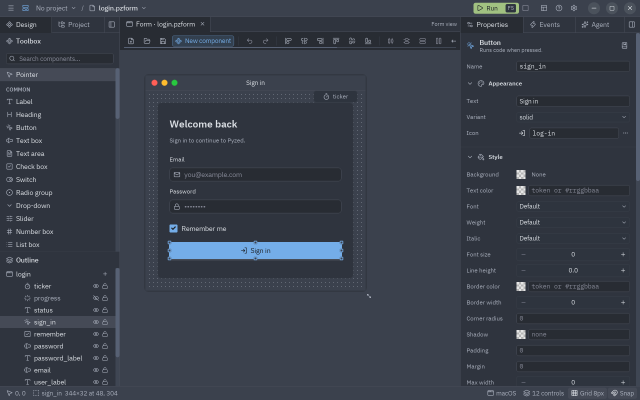
#> input picture tests/visual/references/designer.png, 1280 x 800 px, found by its file name (shown at 1/2 size)
$ python gen_og.py
#> lines starting #> are read from the running program, lines starting #| are printed output that depends on the picture; after the words box and inside, x2 and y2 are one past the last pixel; in counts of white or black regions, pixels touching at a corner belong together
"""Generate the 1200x630 social cards (Open Graph / Twitter) in docs/public/og/ and the app icons.

One card per site section and language, composed with Pillow from the screenshots already in
the docs. ``src/routeData.ts`` picks the card for each page from its slug.

    python docs/scripts/gen_og.py

Re-run it when the screenshots or the taglines change; the PNGs are committed.
"""

from __future__ import annotations

from pathlib import Path

from PIL import Image, ImageDraw, ImageFilter, ImageFont

DOCS = Path(__file__).resolve().parent.parent
OUT = DOCS / "public" / "og"
W, H = 1200, 630

# The brand's dark palette ("Graphite", assets/brand/tokens.json).
BG = (13, 14, 17)
BORDER = (42, 47, 57)
TEXT = (231, 233, 238)
MUTED = (154, 161, 174)
INDIGO = (139, 131, 255)
INDIGO_SOLID = (79, 70, 229)
AMBER = (245, 181, 71)
LED = (245, 165, 36)

BRAND = DOCS.parent / "assets" / "brand"
FONT_DIR = DOCS.parent / "assets" / "fonts"
FONTS = {
    "bold": [FONT_DIR / "IBMPlexSans-Bold.ttf", Path("/usr/share/fonts/truetype/dejavu/DejaVuSans-Bold.ttf")],
    "regular": [FONT_DIR / "IBMPlexSans-Regular.ttf", Path("/usr/share/fonts/truetype/dejavu/DejaVuSans.ttf")],
    "mono": [FONT_DIR / "IBMPlexMono-Medium.ttf", Path("/usr/share/fonts/truetype/dejavu/DejaVuSansMono.ttf")],
}


def font(kind: str, size: int) -> ImageFont.FreeTypeFont:
    for path in FONTS[kind]:
        if path.exists():
            return ImageFont.truetype(path, size)
    return ImageFont.load_default(size)


# key: (screenshot, {lang: (eyebrow, title, tagline)})
CARDS = {
    "default": ("screenshots/designer.png", {
        "en": ("Python desktop GUI framework", "Native desktop apps in pure Python",
               "Rendered by Rust (Iced) · Zed-style components · visual designer · Windows, macOS, Linux"),
        "es": ("Framework de GUI de escritorio para Python", "Apps de escritorio nativas en Python puro",
               "Renderizado en Rust (Iced) · componentes estilo Zed · diseñador visual · Windows, macOS, Linux"),
    }),
    "design": ("screenshots/designer-component.png", {
        "en": ("Pyzed Design", "Drag-and-drop visual designer for Python",
               "Draw forms and components, wire events to Python, run them with F5"),
        "es": ("Pyzed Design", "Diseñador visual de arrastrar y soltar para Python",
               "Dibuja formularios y componentes, conecta eventos a Python y ejecútalos con F5"),
    }),
    "library": ("screenshots/components-dark.png", {
        "en": ("Component library", "90+ Zed-style UI components",
               "Buttons, tables, trees, editors, charts, dialogs, palettes - with previews and code"),
        "es": ("Biblioteca de componentes", "Más de 90 componentes de UI estilo Zed",
               "Botones, tablas, árboles, editores, gráficos, diálogos y paletas, con vista previa y código"),
    }),
    "guides": ("src/assets/tutorials/effects.png", {
        "en": ("Guides", "Layout, styles, animation and effects",
               "Glow, bloom, glass, blur, themes, async, windows, packaging and testing"),
        "es": ("Guías", "Layout, estilos, animación y efectos",
               "Glow, bloom, glass, desenfoque, temas, async, ventanas, empaquetado y tests"),
    }),
    "tutorials": ("src/assets/tutorials/mini-editor.png", {
        "en": ("Tutorials", "Build real desktop apps step by step",
               "From a first window to a Zed-like code editor, in pure Python"),
        "es": ("Tutoriales", "Crea apps de escritorio reales paso a paso",
               "De una primera ventana a un editor de código como Zed, en Python puro"),
    }),
    "ai": ("screenshots/designer-agent.png", {
        "en": ("AI agents", "AI-native Python GUI development",
               "Agent panel, MCP server, llms.txt and pyzed.agents for model-powered apps"),
        "es": ("Agentes de IA", "Desarrollo de GUI en Python pensado para la IA",
               "Panel del agente, servidor MCP, llms.txt y pyzed.agents para apps con modelos"),
    }),
    "why": ("screenshots/designer-code.png", {
        "en": ("Why Pyzed", "A modern alternative to tkinter, Kivy and PyQt",
               "GPU-rendered, native, fast to start - built for a new generation of Python developers"),
        "es": ("Por qué Pyzed", "Una alternativa moderna a tkinter, Kivy y PyQt",
               "Renderizado por GPU, nativo y rápido, pensado para una nueva generación de desarrolladores"),
    }),
}


def wrap(draw: ImageDraw.ImageDraw, text: str, fnt, width: int) -> list[str]:
    lines, line = [], ""
    for word in text.split():
        trial = f"{line} {word}".strip()
        if draw.textlength(trial, font=fnt) <= width or not line:
            line = trial
        else:
            lines.append(line)
            line = word
    if line:
        lines.append(line)
    return lines


def logo(size: int) -> Image.Image:
    """The Pyzed app icon (assets/brand/app-icon-1024.png, made by scripts/brand.py) at ``size`` pixels."""
    return Image.open(BRAND / "app-icon-1024.png").convert("RGBA").resize((size, size), Image.LANCZOS)


def card(shot: str, eyebrow: str, title: str, tagline: str) -> Image.Image:
#> called with shot = 'screenshots/designer.png', eyebrow = 'Python desktop GUI framework', title = 'Native desktop apps in pure Python'
    im = Image.new("RGB", (W, H), BG)
    # The dotted grid of the designer's canvas, behind the screenshot.
    grid = ImageDraw.Draw(im)
    for gx in range(560, W, 24):
        for gy in range(8, H, 24):
            grid.ellipse([gx - 1, gy - 1, gx + 1, gy + 1], fill=(38, 42, 51))

    # Screenshot, tilted out of the right edge.
    src = Image.open(DOCS / shot).convert("RGB")
    sw = 760
    src = src.resize((sw, round(src.height * sw / src.width)), Image.LANCZOS)
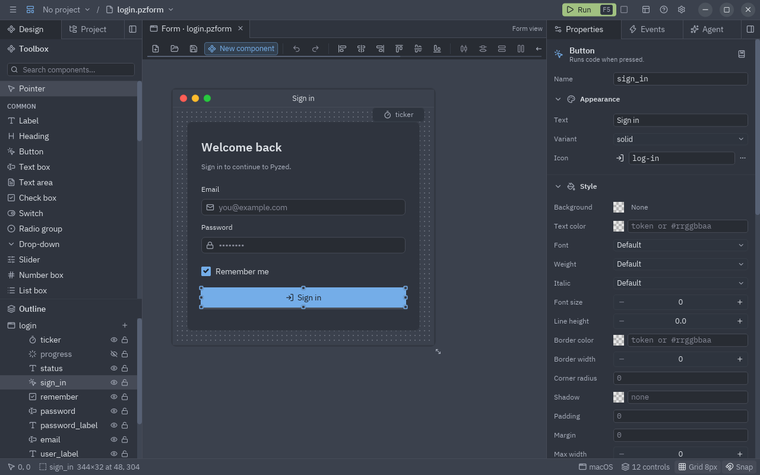
#> src: PIL image 760x475 RGB; mean R, G, B 55.4, 61.5, 72.5
    mask = Image.new("L", src.size, 0)
#> mask: PIL image 760x475 L; every value is 0
    ImageDraw.Draw(mask).rounded_rectangle([0, 0, src.width - 1, src.height - 1], radius=14, fill=255)
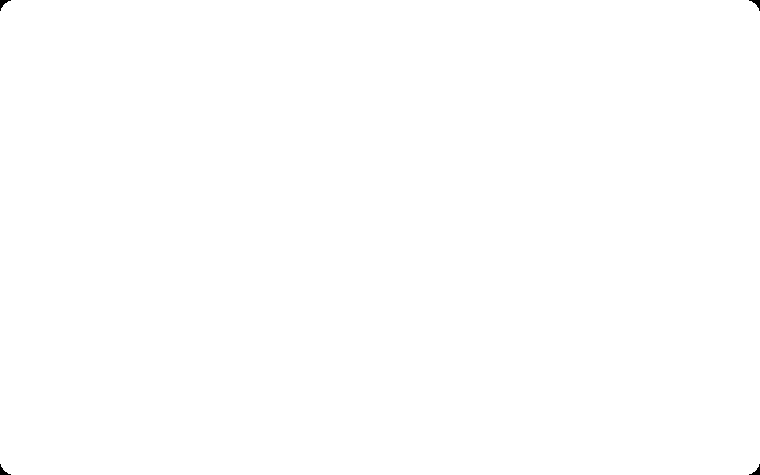
#> mask: PIL image 760x475 L; 99.9% white; 4 black regions, box (x1, y1, x2, y2) and area: (0, 0, 11, 11) 46, (749, 0, 760, 11) 46, (0, 464, 11, 475) 46, (749, 464, 760, 475) 46
    shadow = Image.new("L", (src.width + 80, src.height + 80), 0)
#> shadow: PIL image 840x555 L; every value is 0
    ImageDraw.Draw(shadow).rounded_rectangle([40, 50, src.width + 40, src.height + 50], radius=18, fill=170)
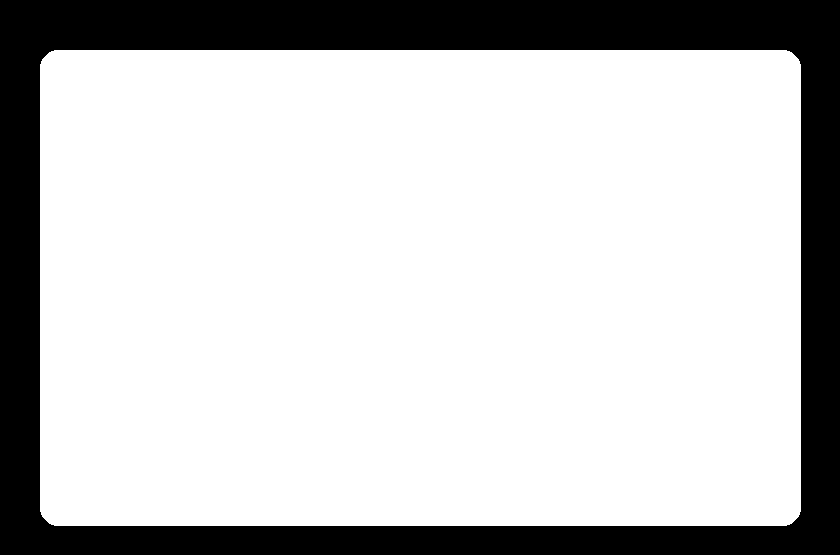
#> shadow: PIL image 840x555 L; values 0 (black) and 170 (white), 77.6% white; 1 black region, box (x1, y1, x2, y2) and area: (0, 0, 840, 555) 104260
    shadow = shadow.filter(ImageFilter.GaussianBlur(22))
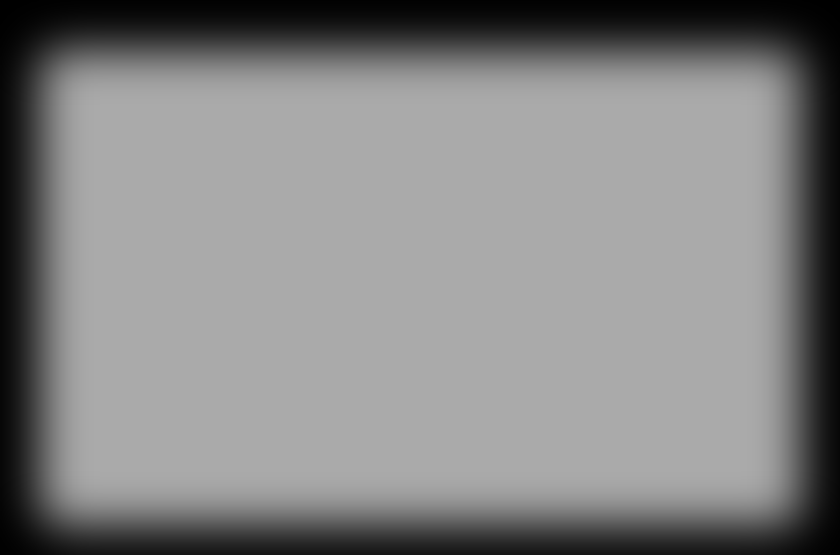
#> shadow: PIL image 840x555 L; min 0, max 170, mean 131.7
    x, y = 600, 205
    im.paste((0, 0, 0), (x - 40, y - 40), shadow)
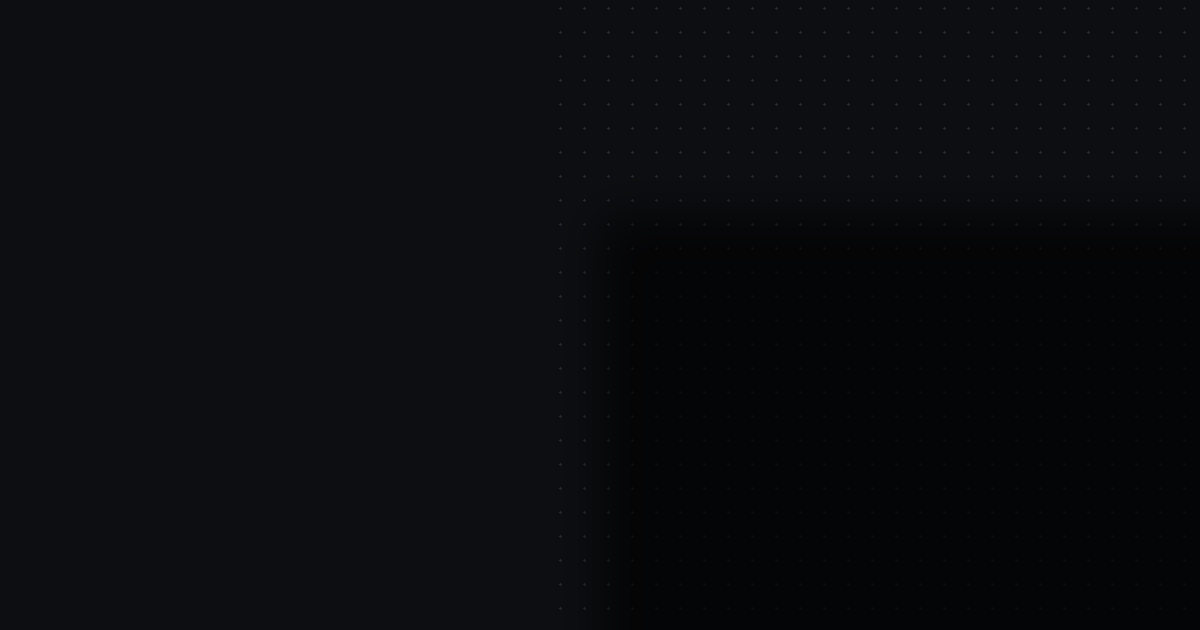
#> im: PIL image 1200x630 RGB; mean R, G, B 10.1, 11.1, 13.5
    border = Image.new("RGB", (src.width + 2, src.height + 2), BORDER)
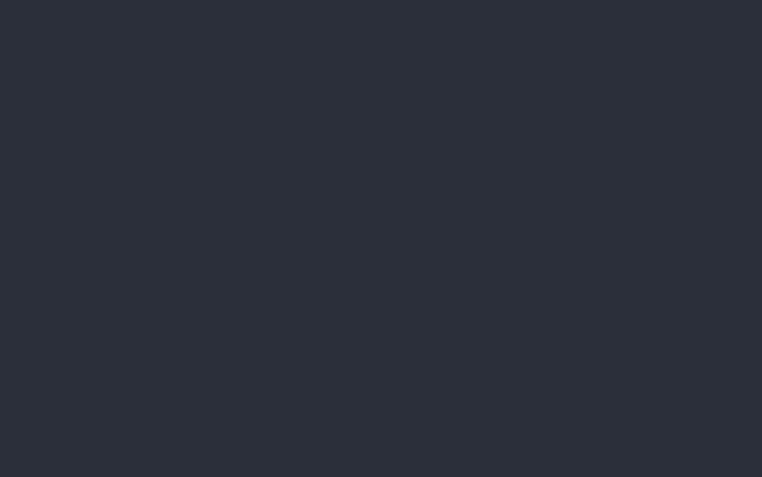
#> border: PIL image 762x477 RGB; mean R, G, B 42, 47, 57
    bmask = Image.new("L", border.size, 0)
#> bmask: PIL image 762x477 L; every value is 0
    ImageDraw.Draw(bmask).rounded_rectangle([0, 0, border.width - 1, border.height - 1], radius=15, fill=255)
#> bmask: PIL image 762x477 L; 99.9% white; 4 black regions, box (x1, y1, x2, y2) and area: (0, 0, 12, 12) 53, (750, 0, 762, 12) 53, (0, 465, 12, 477) 53, (750, 465, 762, 477) 53
    im.paste(border, (x - 1, y - 1), bmask)
    im.paste(src, (x, y), mask)
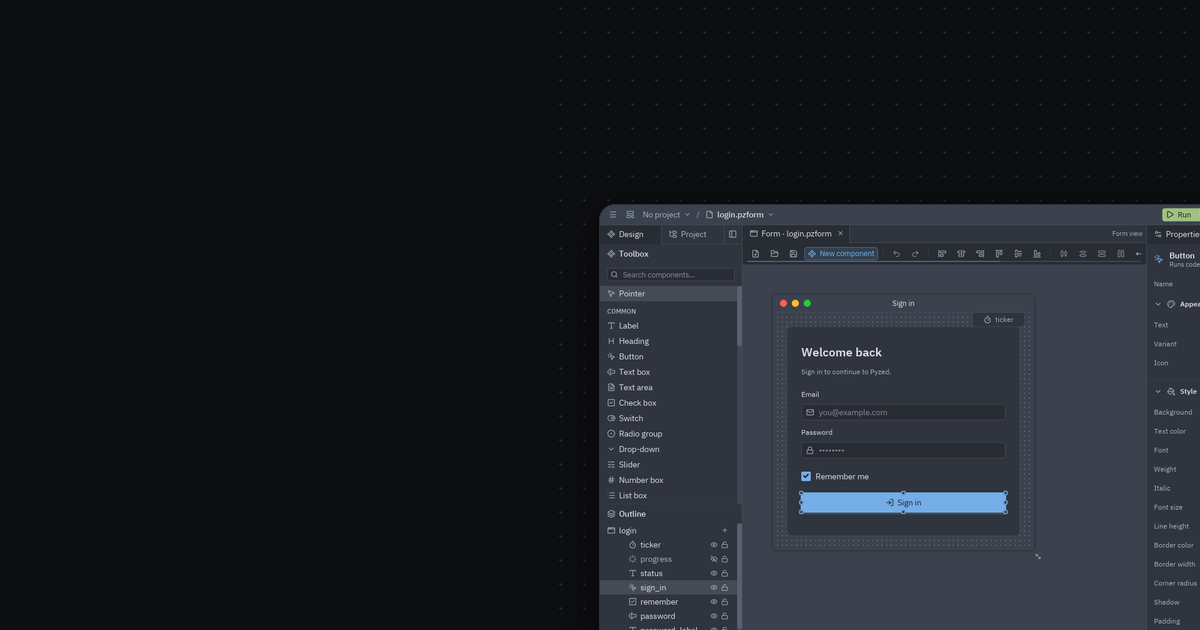
#> im: PIL image 1200x630 RGB; mean R, G, B 27.6, 30.4, 36.2

    d = ImageDraw.Draw(im)
    lg = logo(60)
    im.paste(lg, (64, 58), lg)
    d.text((140, 62), "pyzed", font=font("bold", 44), fill=TEXT)

    d.text((64, 170), eyebrow.upper(), font=font("mono", 19), fill=INDIGO)
    y = 206
    tf = font("bold", 50)
    for line in wrap(d, title, tf, 500)[:4]:
        d.text((64, y), line, font=tf, fill=TEXT)
        y += 60
    y += 14
    gf = font("regular", 23)
    for line in wrap(d, tagline, gf, 500)[:4]:
        d.text((64, y), line, font=gf, fill=MUTED)
        y += 32
    d.ellipse([64, H - 57, 74, H - 47], fill=LED)
    d.text((86, H - 64), "albakore.github.io/pyzed", font=font("mono", 19), fill=AMBER)
    return im


def main() -> None:
    OUT.mkdir(parents=True, exist_ok=True)
    for key, (shot, langs) in CARDS.items():
        for lang, (eyebrow, title, tagline) in langs.items():
            name = f"{key}.png" if lang == "en" else f"{key}.{lang}.png"
            img = card(shot, eyebrow, title, tagline)
            img = img.quantize(colors=256, method=Image.Quantize.MEDIANCUT, dither=Image.Dither.FLOYDSTEINBERG)
            img.save(OUT / name, optimize=True)
            print(OUT / name)
    # App icons for manifest.webmanifest and iOS home screens.
    for size, name in [(192, "icon-192.png"), (512, "icon-512.png"), (180, "apple-touch-icon.png")]:
        icon = logo(size)
        if name == "apple-touch-icon.png":  # iOS draws its own rounded corners: no transparency.
            flat = Image.new("RGB", (size, size), INDIGO_SOLID)
            flat.paste(icon, (0, 0), icon)
            icon = flat
        icon.save(DOCS / "public" / name, optimize=True)
        print(DOCS / "public" / name)


if __name__ == "__main__":
#> (the run stopped early here; a loop or call above may not have finished)

$ run again, with tests/visual/references/data.png copied over tests/visual/references/designer.png
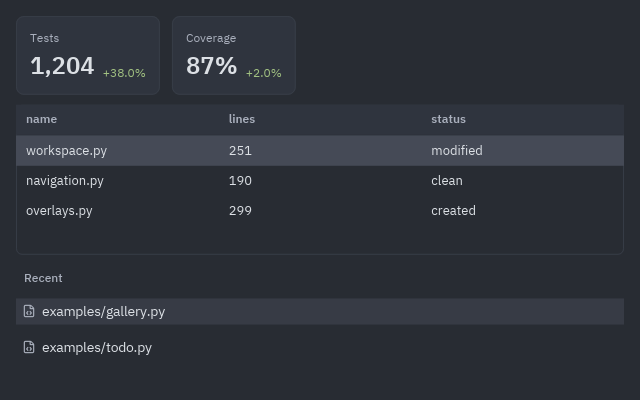
#> input picture tests/visual/references/data.png, 640 x 400 px, found by its file name
#> in card, `im.paste(src, (x, y), mask)`:
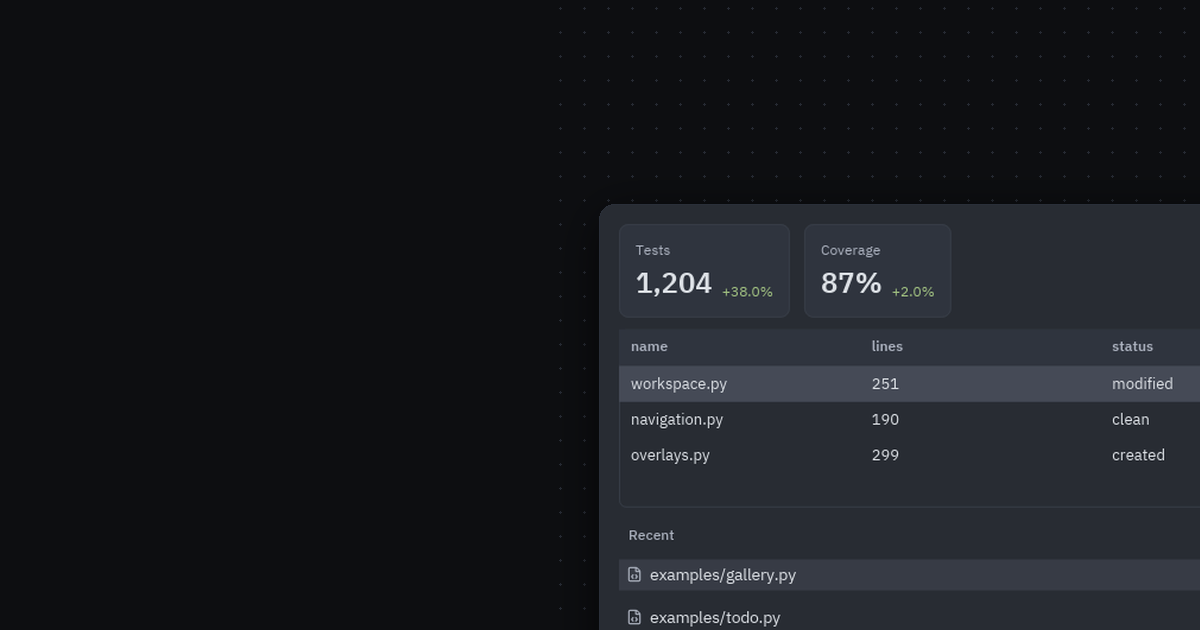
#> im: PIL image 1200x630 RGB; mean R, G, B 24.8, 26.9, 31.6
